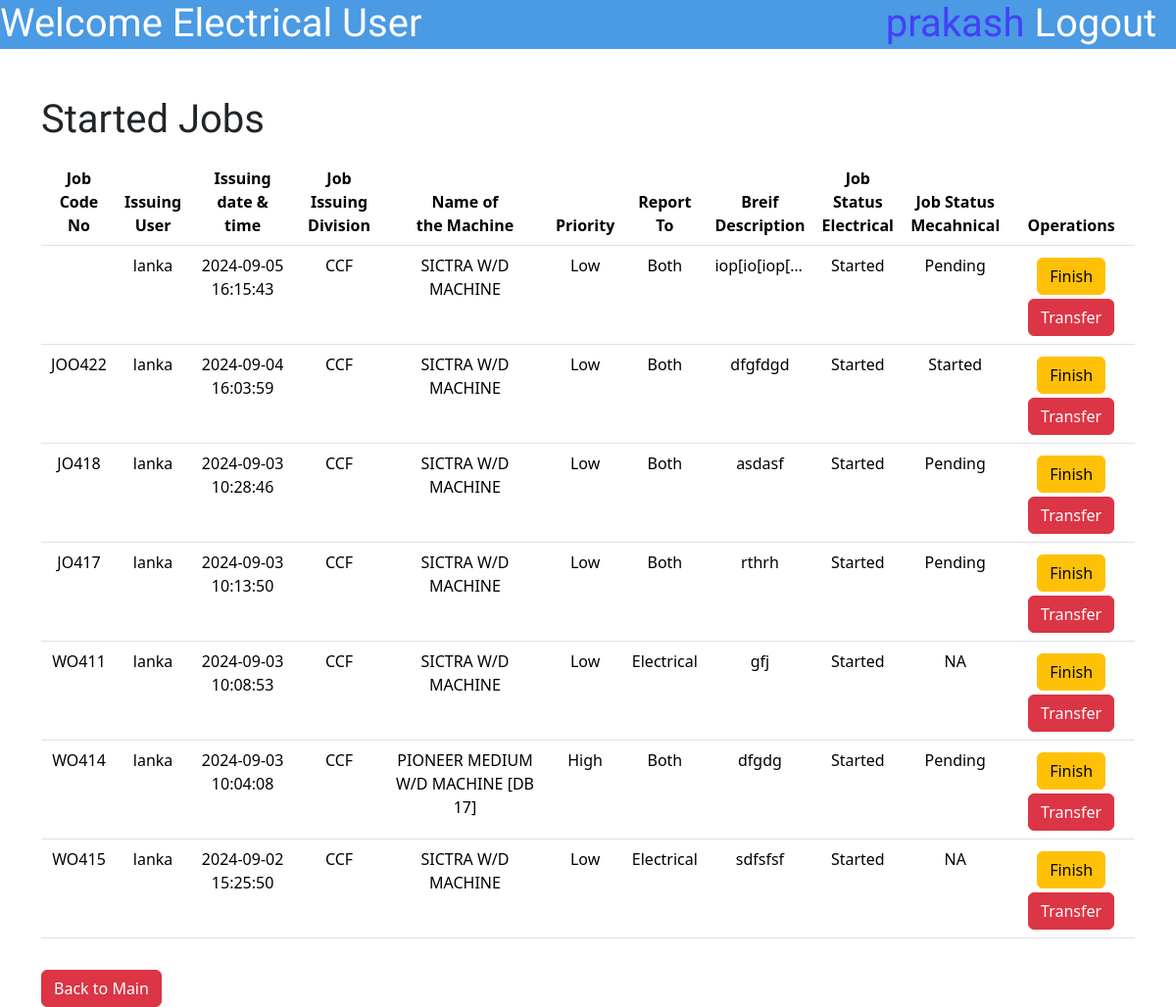
The page /EMUser/StartedJobsEMUser.php (signed in) on the database as committed earlier.
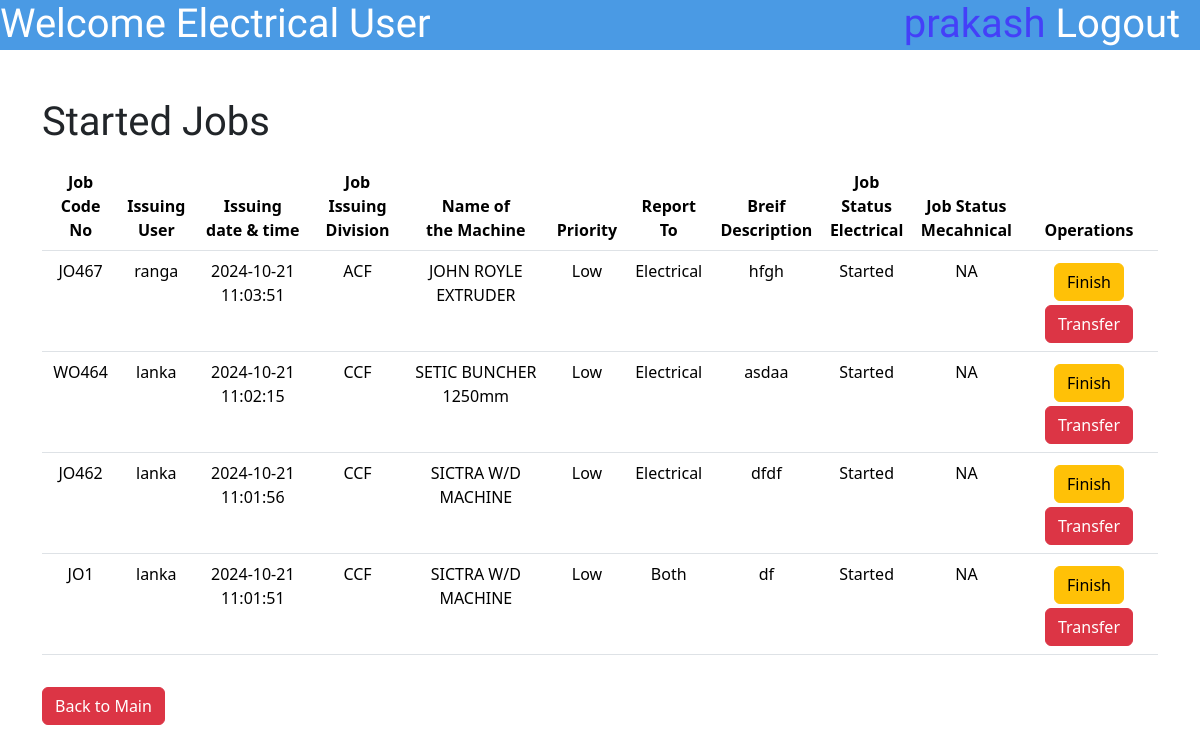
The same page on the database as committed later.
### tables this page shows
CREATE TABLE `jobdatasheet` (
  `id` int(10) NOT NULL,
  `JobCodeNo` varchar(100) NOT NULL,
  `JobPostingDateTime` varchar(50) NOT NULL,
  `JobFinishingDateTime` varchar(50) DEFAULT NULL,
  `JobPostingDev` enum('ACF','CCF','DR','Flexible','Aluminium Rodmill','Ceylon Copper','Drum Yard','Carpentry','Bail Room') NOT NULL,
  `MachineName` varchar(255) NOT NULL,
  `Priority` enum('High','Low','Critical','') NOT NULL,
  `ReportTo` enum('Electrical','Mechanical','Both','') NOT NULL,
  `BDescription` varchar(500) NOT NULL,
  `Username` varchar(50) NOT NULL,
  `JobStatusE` enum('Pending','Started','Finished','Approved','NA') NOT NULL,
  `JobStatusM` enum('Pending','Started','Finished','Approved','NA') NOT NULL,
  `ManPowerInvolved` varchar(1000) DEFAULT NULL,
  `Certification` enum('Pending Certification','Not Certified','Certified','') NOT NULL,
  `FinishedCommentE` varchar(255) DEFAULT NULL,
  `FinishedCommentM` varchar(500) DEFAULT NULL,
  `TransferCommentE` varchar(500) DEFAULT NULL,
  `TransferCommentM` varchar(500) DEFAULT NULL,
  `ApproveComment` varchar(1000) DEFAULT NULL,
  `DisapproveComment` varchar(1000) DEFAULT NULL,
  `DownTimeE` varchar(500) DEFAULT NULL,
  `DownTimeM` varchar(50) DEFAULT NULL,
  `TryCount` int(10) DEFAULT NULL
);

### EMUser/StartedJobsEMUser.php (the view, shortened to what this page needs)
<?php
include '../connect.php';
?>
<!DOCTYPE html>
<html lang="en">
<head>
    <link href="https://cdn.jsdelivr.net/npm/bootstrap@5.3.3/dist/css/bootstrap.min.css" rel="stylesheet"
>
    <link rel="stylesheet" href="\MaintananceJobCard\styles\SubmitJobstyle.css">
</head>
<body>
    <div class="topbar">
        <h1 class="topbar-text">Welcome <?php echo $_SESSION['workplace'] ?> User</h1>
        <a href="\MaintananceJobCard\logout.php">
            <h1 class="topbar-logout">Logout &nbsp</h1>
        </a>
        <h1 class="topbar-username"><?php echo $_SESSION['username'] ?>&nbsp</h1>
    </div>
    <div class="container mt-5 ">
        <div class="mt-5">
            <h1>Started Jobs</h1>
            <table class="table table-hover mt-3">
                <thead>
                    <tr>
                        <th scope="col">Job Code <br>No</th>
                        <th scope="col">Issuing<br>User</th>
                        <th scope="col">Issuing <br>date & time</th>
                        <th scope="col">Job Issuing<br> Division</th>
                        <th scope="col">Name of<br> the Machine</th>
                        <th scope="col">Priority</th>
                        <th scope="col">Report To</th>
                        <th scope="col">Breif <br>Description</th>
                        <th scope="col">Job Status<br>Electrical</th>
                        <th scope="col">Job Status<br>Mecahnical</th>
                        <th scope="col">Operations</th>
                    </tr>
                </thead>
                <tbody>
                    <?php
                    $workplace = $_SESSION['workplace'];
                    if ($workplace == 'Electrical') {
                        $sql = "Select * from `jobdatasheet` where  JobStatusE='Started' and (ReportTo='Electrical' or ReportTo='Both') order by JobPostingDateTime DESC  ";
                    } else if($workplace == 'Mechanical')
                    {
                        $sql = "Select * from `jobdatasheet` where  JobStatusM='Started' and (ReportTo='Mechanical' or ReportTo='Both') order by JobPostingDateTime DESC ";
                    }
                    $result = mysqli_query($con, $sql);
                    while ($row = mysqli_fetch_assoc($result)) {
                        $id = $row['id'];
                        $JobCodeNo = $row['JobCodeNo'];
                        $username = $row['Username'];
                        $JobIssuingDateTime = $row['JobPostingDateTime'];
                        $JobIssuingDivision = $row['JobPostingDev'];
                        $MachineName = $row['MachineName'];
                        $priority = $row['Priority'];
                        $ReportTo = $row['ReportTo'];
                        $BriefDescription = $row['BDescription'];
                        $JobStatusM = $row['JobStatusM'];
                        $JobStatusE = $row['JobStatusE'];
                        echo
                            "
     <tr class='clickable-row' data-href='\MaintananceJobCard\EMUser\ViewJobEMUserStarted.php?updateid=$id'>
        <td>$JobCodeNo</td>
        <td>$username</td>
        <td>$JobIssuingDateTime</td>
        <td>$JobIssuingDivision</td>
        <td>$MachineName</td>
        <td>$priority</td>
        <td>$ReportTo</td>
        <td style='white-space: nowrap; text-overflow:ellipsis; overflow: hidden; max-width:1px;'>$BriefDescription</td>
        <td>$JobStatusE</td>
        <td>$JobStatusM</td>
       <td><a href='\MaintananceJobCard\EMUser\FinishJobEMUser.php?updateid=$id' class='btn btn-warning mt-1'>Finish</a>"; ?>
                        <?php
                        if ($JobStatusM == 'Finished') {
                            echo "Mechanical <br> finished the job</td>";
                        } else if ($JobStatusE == 'Finished') {
                            echo "Electrical <br>finished the job</td>";
                        } else {
                            echo "<a href='\MaintananceJobCard\EMUser\TransferStartedJobEMUser.php?updateid=$id' class='btn btn-danger mt-1'>Transfer</a> </td>";
                        }
                    } echo"</tr>";?>
                </tbody>
            </table>
            <button type="back" class="btn btn-danger mt-3" name="back"><a
                    href="\MaintananceJobCard\PUser\indexPUser.php" style="text-decoration:none;color:white">Back to
                    Main</a></button>
        </div>
    </div>
</body>

Rows that differ between the two databases and show on the page:
removed jobdatasheet: Username "lanka", JobPostingDateTime "2024-09-05 16:15:43", JobPostingDev "CCF", MachineName "SICTRA W/D MACHINE", Priority "Low", ReportTo "Both", BDescription "iop[io[iop[…", JobStatusE "Started", JobStatusM "Pending"
removed jobdatasheet: JobCodeNo "JOO422", Username "lanka", JobPostingDateTime "2024-09-04 16:03:59", JobPostingDev "CCF", MachineName "SICTRA W/D MACHINE", Priority "Low", ReportTo "Both", BDescription "dfgfdgd", JobStatusE "Started", JobStatusM "Started"
removed jobdatasheet: JobCodeNo "JO418", Username "lanka", JobPostingDateTime "2024-09-03 10:28:46", JobPostingDev "CCF", MachineName "SICTRA W/D MACHINE", Priority "Low", ReportTo "Both", BDescription "asdasf", JobStatusE "Started", JobStatusM "Pending"
removed jobdatasheet: JobCodeNo "JO417", Username "lanka", JobPostingDateTime "2024-09-03 10:13:50", JobPostingDev "CCF", MachineName "SICTRA W/D MACHINE", Priority "Low", ReportTo "Both", BDescription "rthrh", JobStatusE "Started", JobStatusM "Pending"
removed jobdatasheet: JobCodeNo "WO411", Username "lanka", JobPostingDateTime "2024-09-03 10:08:53", JobPostingDev "CCF", MachineName "SICTRA W/D MACHINE", Priority "Low", ReportTo "Electrical", BDescription "gfj", JobStatusE "Started", JobStatusM "NA"
removed jobdatasheet: JobCodeNo "WO414", Username "lanka", JobPostingDateTime "2024-09-03 10:04:08", JobPostingDev "CCF", MachineName "PIONEER MEDIUM W/D MACHINE [DB 17]", Priority "High", ReportTo "Both", BDescription "dfgdg", JobStatusE "Started", JobStatusM "Pending"
removed jobdatasheet: JobCodeNo "WO415", Username "lanka", JobPostingDateTime "2024-09-02 15:25:50", JobPostingDev "CCF", MachineName "SICTRA W/D MACHINE", Priority "Low", ReportTo "Electrical", BDescription "sdfsfsf", JobStatusE "Started", JobStatusM "NA"
added jobdatasheet: JobCodeNo "JO467", Username "ranga", JobPostingDateTime "2024-10-21 11:03:51", JobPostingDev "ACF", MachineName "JOHN ROYLE EXTRUDER", Priority "Low", ReportTo "Electrical", BDescription "hfgh", JobStatusE "Started", JobStatusM "NA"
added jobdatasheet: JobCodeNo "WO464", Username "lanka", JobPostingDateTime "2024-10-21 11:02:15", JobPostingDev "CCF", MachineName "SETIC BUNCHER 1250mm", Priority "Low", ReportTo "Electrical", BDescription "asdaa", JobStatusE "Started", JobStatusM "NA"
added jobdatasheet: JobCodeNo "JO462", Username "lanka", JobPostingDateTime "2024-10-21 11:01:56", JobPostingDev "CCF", MachineName "SICTRA W/D MACHINE", Priority "Low", ReportTo "Electrical", BDescription "dfdf", JobStatusE "Started", JobStatusM "NA"
added jobdatasheet: JobCodeNo "JO1", Username "lanka", JobPostingDateTime "2024-10-21 11:01:51", JobPostingDev "CCF", MachineName "SICTRA W/D MACHINE", Priority "Low", ReportTo "Both", BDescription "df", JobStatusE "Started", JobStatusM "NA"
